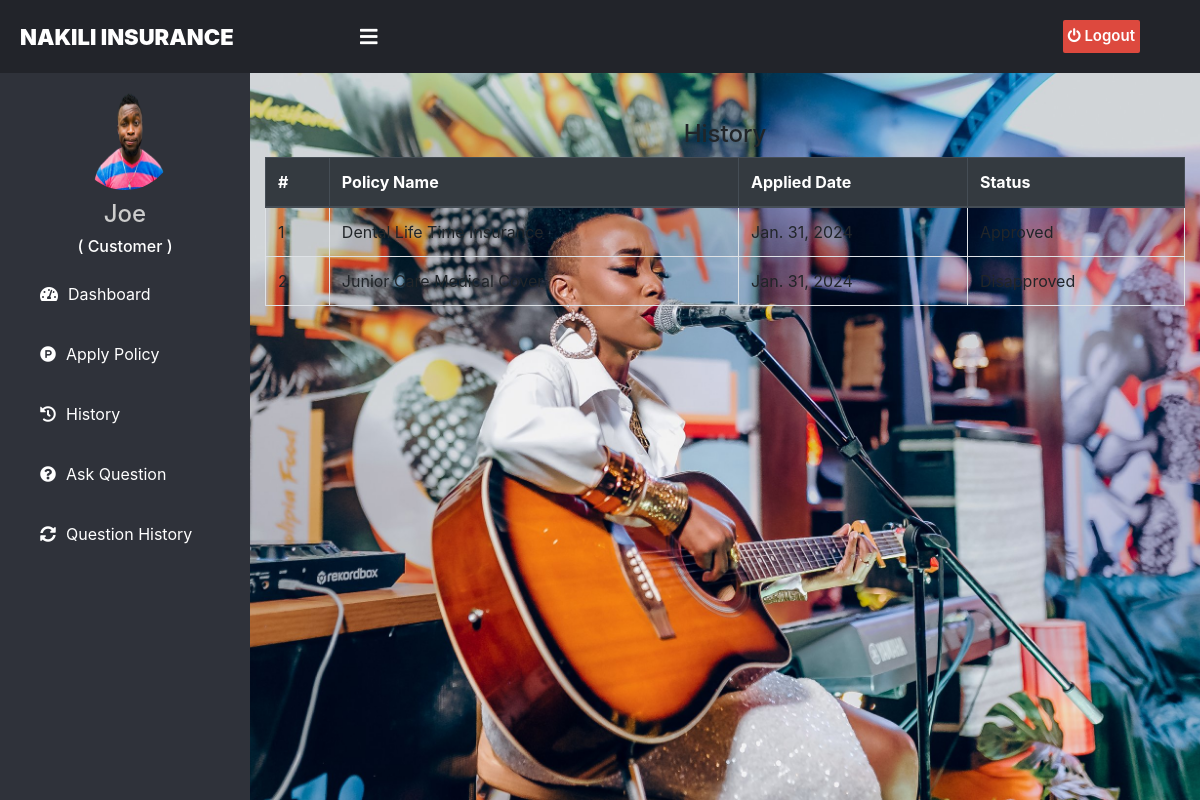
The app's page /customer/history (signed in) with its own data.
### customer/models.py (models this page shows, shortened)
class Customer(models.Model):
    user=models.OneToOneField(User,on_delete=models.CASCADE)
    profile_pic= models.ImageField(upload_to='profile_pic/Customer/',null=True,blank=True)
    address = models.CharField(max_length=40)
    mobile = models.CharField(max_length=20,null=False)

### insurance/models.py (models this page shows, shortened)
class PolicyRecord(models.Model):
    customer= models.ForeignKey(Customer, on_delete=models.CASCADE)
    Policy= models.ForeignKey(Policy, on_delete=models.CASCADE)
    status = models.CharField(max_length=100,default='Pending')
    creation_date =models.DateField(auto_now=True)

class Policy(models.Model):
    category= models.ForeignKey('Category', on_delete=models.CASCADE)
    policy_name=models.CharField(max_length=200)
    sum_assurance=models.PositiveIntegerField()
    premium=models.PositiveIntegerField()
    tenure=models.PositiveIntegerField()
    creation_date =models.DateField(auto_now=True)
    def __str__(self):
        return self.policy_name

### customer/views.py (the view)
# urls.py: path('history', views.history_view,name='history'),
def history_view(request):
    customer = models.Customer.objects.get(user_id=request.user.id)
    policies = CMODEL.PolicyRecord.objects.all().filter(customer=customer)
    return render(request,'customer/history.html',{'policies':policies,'customer':customer})

### templates/customer/history.html (shortened to what this page needs)
{% extends 'customer/customerbase.html' %}
{% block content %}
{%load static%}
<head>
  <link href="http://netdna.bootstrapcdn.com/bootstrap/4.0.0-beta/css/bootstrap.min.css" rel="stylesheet">
    <link rel="stylesheet" href="https://maxcdn.bootstrapcdn.com/bootstrap/4.4.1/css/bootstrap.min.css">
    <link href="https://maxcdn.bootstrapcdn.com/font-awesome/4.3.0/css/font-awesome.min.css" rel="stylesheet">
</head>
<div class="container">
  <div class="panel panel-primary">
    <div class="panel-heading">
      <h4 class="text-center">History</h4>
    </div>
    <table class="table table-hover table-striped table-bordered" id="dev-table">
      <thead class="thead-dark">
        <tr>
        <th>#</th>
          <th>Policy Name</th>
          <th> Applied Date</th>
          <th> Status</th>
        </tr>
      </thead>
      {% for t in policies %}
      <tr>
        <td> {{ forloop.counter }}</td>
        <td> {{t.Policy}}</td>
        <td>{{t.creation_date}}</td>
        <td>{{t.status}}</td>
      </tr>
      {% endfor %}
    </table>
  </div>
</div>
<br><br><br><br><br><br>
{% endblock content %}

### templates/customer/customerbase.html (shortened to what this page needs)
<!DOCTYPE html>
{% load static %}
<html lang="en" dir="ltr">
<head>
  <link rel="stylesheet" href="https://cdnjs.cloudflare.com/ajax/libs/font-awesome/5.12.1/css/all.min.css">
</head>
<body>
  <header style="padding-top: 0px;">
    <label for="check">
      <i style="padding-left: 60px;margin-top: 17px;" class="fas fa-bars" id="sidebar_btn"></i>
    </label>
    <div class="left_area">
      <h3>Nakili Insurance</h3>
    </div>
    <div class="right_area">
      <a href="/logout" class="logout_btn"><i class="fa fa-power-off"></i> Logout</a>
    </div>
  </header>
  <div class="sidebar" style="margin-top:60px;">
    <center>
      <img src="{% static customer.profile_pic.url %}" class="profile_image" alt="">
      <h4>{{request.user.first_name}}</h4>
      <h6 style="color: rgb(255, 255, 255);">( Customer )</h6>
    </center>
    <a href="/customer/customer-dashboard"><i class="fas fa-tachometer-alt"></i><span>Dashboard</span></a>
    <a href="/customer/apply-policy"><i class="fab fa-product-hunt"></i><span>Apply Policy</span></a>
    <a href="/customer/history"><i class="fas fa-history"></i><span>History</span></a>
    <a href="/customer/ask-question"><i class="fas fa-question-circle"></i><span>Ask Question</span></a>
    <a href="/customer/question-history"><i class="fas fa-sync-alt"></i><span>Question History</span></a>
  </div>
  <div class="content">
    <br><br><br><br><br>
    {% block content %}
    {% endblock content %}
    <br><br><br>
  </div>
</body>
</html>

### templates/customer/customerbase.html (style rules this page uses)
a:link { text-decoration: none; }
body { margin: 0; padding: 0; font-family: "Gill Sans", sans-serif;; }
header { position: fixed; background: #22242A; padding: 20px; width: 100%; z-index: 1; }
.left_area h3 { color: #fff; margin: 0px; text-transform: uppercase; font-size: 22px; font-weight: 900; }
.logout_btn { padding: 5px; background: #dd493e; text-decoration: none; float: right; margin-top: -30px; margin-right: 40px; border-radius: 2px; font-size: 15px; font-weight: 600; color: #fff; transition: 0.5s; }
.sidebar { background: #2f323a; margin-top: 70px; padding-top: 30px; position: fixed; left: 0; width: 250px; height: 100%; transition: 0.5s; transition-property: left; }
.sidebar .profile_image { width: 100px; height: 100px; border-radius: 100px; margin-bottom: 10px; }
.sidebar h4 { color: #ccc; margin-top: 0; }
.sidebar a { color: #fff; display: block; width: 100%; line-height: 60px; text-decoration: none; padding-left: 40px; box-sizing: border-box; transition: 0.5s; }
.sidebar i { padding-right: 10px; }
label #sidebar_btn { z-index: 1; color: #fff; position: fixed; cursor: pointer; left: 300px; font-size: 20px; margin: 5px 0; transition: 0.5s; transition-property: color; }
.content { margin-left: 250px; background: url(static/profile_pic/Customer/phy2.jpeg) no-repeat center; background-size: cover; height: 100vh; transition: 0.5s; }

### templates/customer/history.html (style rules this page uses)
a:link { text-decoration: none; }
h6 { text-align: center; }
label #sidebar_btn { z-index: 1; color: #fff; position: fixed; cursor: pointer; left: 300px; padding-left: 60px; margin-top:15px; font-size: 20px; transition: 0.5s; transition-property: color; }

### records on screen
Customer: profile_pic (picture)
PolicyRecord: Policy "Dental Life Time Insurance", creation_date "Jan. 31, 2024", status "Approved"
PolicyRecord: Policy "Junior Care Medical Cover", creation_date "Jan. 31, 2024", status "Disapproved"

### other values on screen
{{ request.user.first_name }} "Joe"
